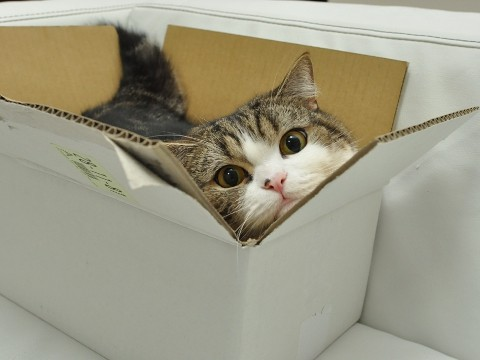
#> input picture hw2/maru.jpg, 480 x 360 px
$ python hw2.py
#> lines starting #> are read from the running program, lines starting #| are printed output that depends on the picture
from PIL import Image
import numpy as np
import math
from scipy import signal

def boxfilter(n):
    assert n % 2 == 1, "Dimension must be odd"
    return np.full((n,n), 1/(n*n))

def gauss1d(sigma):
    # l is the length of the gaussian filter
    l = math.ceil(sigma * 6)
    if l % 2 == 0:
        l += 1
    edge = math.floor(l/2)
    a = np.arange(-edge, edge+1, 1)
    f = np.exp(-np.power(a, 2)/(2*math.pow(sigma,2)))
    f /= np.sum(f)
    return f

def gauss2d(sigma):
    d1 = gauss1d(sigma)
    d2 = d1[np.newaxis]
    d2t = np.transpose(d2)
    return signal.convolve2d(d2,d2t)

def gaussconvolve2d(array, sigma):
    filt = gauss2d(sigma)
    return signal.convolve2d(array, filt, 'same')

im = Image.open("maru.jpg").convert('L')
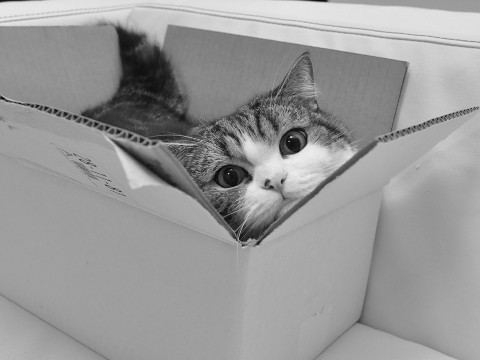
#> im: PIL image 480x360 L; min 4, max 241, mean 152.5
#im.show()

im2 = Image.fromarray(np.uint8(gaussconvolve2d(np.asarray(im), 3)))
#> in gaussconvolve2d, `return signal.convolve2d(array, filt, 'same')`:
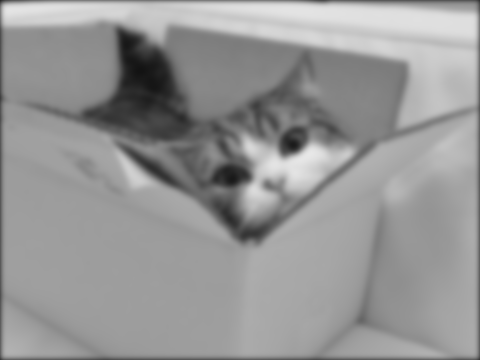
#> returned value: shape (360, 480) float64; min 19, max 231.6, mean 150.5
im2.show()
